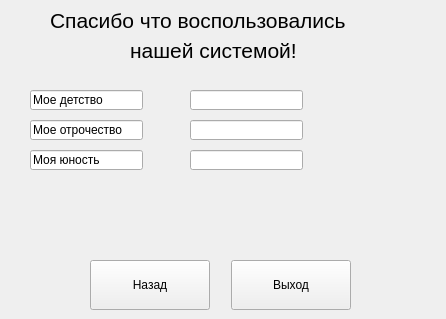
<?xml version="1.0" encoding="UTF-8"?>
<ui version="4.0">
 <class>MainWindow</class>
 <widget class="QMainWindow" name="MainWindow">
  <property name="geometry">
   <rect>
    <x>0</x>
    <y>0</y>
    <width>446</width>
    <height>319</height>
   </rect>
  </property>
  <property name="minimumSize">
   <size>
    <width>446</width>
    <height>319</height>
   </size>
  </property>
  <property name="maximumSize">
   <size>
    <width>446</width>
    <height>319</height>
   </size>
  </property>
  <property name="windowTitle">
   <string>MainWindow</string>
  </property>
  <widget class="QWidget" name="centralwidget">
   <widget class="QLabel" name="label">
    <property name="geometry">
     <rect>
      <x>50</x>
      <y>0</y>
      <width>351</width>
      <height>41</height>
     </rect>
    </property>
    <property name="font">
     <font>
      <family>Segoe UI</family>
      <pointsize>16</pointsize>
     </font>
    </property>
    <property name="text">
     <string>Спасибо что воспользовались</string>
    </property>
   </widget>
   <widget class="QLabel" name="label_2">
    <property name="geometry">
     <rect>
      <x>130</x>
      <y>30</y>
      <width>211</width>
      <height>41</height>
     </rect>
    </property>
    <property name="font">
     <font>
      <family>Segoe UI</family>
      <pointsize>16</pointsize>
     </font>
    </property>
    <property name="text">
     <string>нашей системой!</string>
    </property>
   </widget>
   <widget class="QPushButton" name="btn_back">
    <property name="geometry">
     <rect>
      <x>90</x>
      <y>260</y>
      <width>120</width>
      <height>50</height>
     </rect>
    </property>
    <property name="font">
     <font>
      <family>Segoe UI</family>
     </font>
    </property>
    <property name="text">
     <string>Назад</string>
    </property>
   </widget>
   <widget class="QPushButton" name="btn_exit">
    <property name="geometry">
     <rect>
      <x>231</x>
      <y>260</y>
      <width>120</width>
      <height>50</height>
     </rect>
    </property>
    <property name="font">
     <font>
      <family>Segoe UI</family>
     </font>
    </property>
    <property name="text">
     <string>Выход</string>
    </property>
   </widget>
   <widget class="QLineEdit" name="lineEdit">
    <property name="geometry">
     <rect>
      <x>30</x>
      <y>90</y>
      <width>113</width>
      <height>20</height>
     </rect>
    </property>
    <property name="text">
     <string>Мое детство</string>
    </property>
    <property name="readOnly">
     <bool>true</bool>
    </property>
   </widget>
   <widget class="QLineEdit" name="lineEdit_2">
    <property name="geometry">
     <rect>
      <x>30</x>
      <y>120</y>
      <width>113</width>
      <height>20</height>
     </rect>
    </property>
    <property name="text">
     <string>Мое отрочество </string>
    </property>
    <property name="readOnly">
     <bool>true</bool>
    </property>
   </widget>
   <widget class="QLineEdit" name="lineEdit_3">
    <property name="geometry">
     <rect>
      <x>30</x>
      <y>150</y>
      <width>113</width>
      <height>20</height>
     </rect>
    </property>
    <property name="text">
     <string>Моя юность </string>
    </property>
    <property name="readOnly">
     <bool>true</bool>
    </property>
   </widget>
   <widget class="QLineEdit" name="lineEdit_4">
    <property name="geometry">
     <rect>
      <x>190</x>
      <y>90</y>
      <width>113</width>
      <height>20</height>
     </rect>
    </property>
    <property name="readOnly">
     <bool>true</bool>
    </property>
   </widget>
   <widget class="QLineEdit" name="lineEdit_5">
    <property name="geometry">
     <rect>
      <x>190</x>
      <y>120</y>
      <width>113</width>
      <height>20</height>
     </rect>
    </property>
    <property name="readOnly">
     <bool>true</bool>
    </property>
   </widget>
   <widget class="QLineEdit" name="lineEdit_6">
    <property name="geometry">
     <rect>
      <x>190</x>
      <y>150</y>
      <width>113</width>
      <height>20</height>
     </rect>
    </property>
    <property name="readOnly">
     <bool>true</bool>
    </property>
   </widget>
  </widget>
 </widget>
 <resources/>
 <connections/>
</ui>
